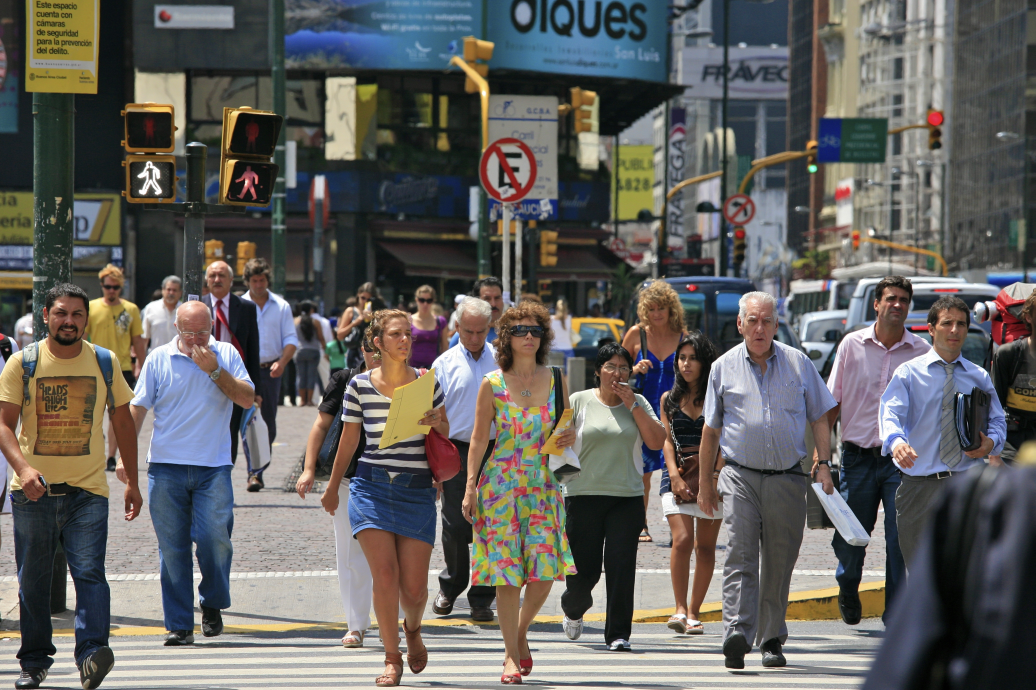
#> input picture CrossWalk.jpg, 4141 x 2760 px (shown at 1/4 size)
$ jupyter execute Pedestrian_Detection.ipynb
#> lines starting #> are read from the running program, lines starting #| are printed output that depends on the picture; after the words box and inside, x2 and y2 are one past the last pixel; in counts of white or black regions, pixels touching at a corner belong together
[cell 1]
from google.colab.patches import cv2_imshow

[cell 2]
import cv2
import imutils

# Initializing the HOG person
# detector
hog = cv2.HOGDescriptor()
hog.setSVMDetector(cv2.HOGDescriptor_getDefaultPeopleDetector())

# Reading the Image
image = cv2.imread('CrossWalk.jpg')
#> image is the input picture: shape (2760, 4141, 3); mean B, G, R 95.2, 97.9, 100

# Resizing the Image
image = imutils.resize(image,
					width=min(400, image.shape[1]))
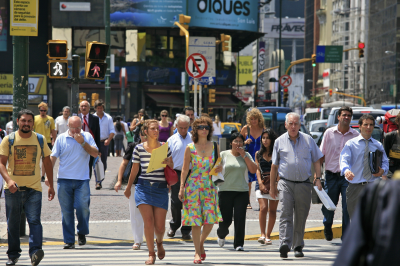
#> image: shape (266, 400, 3); mean B, G, R 95.2, 97.9, 100

# Detecting all the regions in the
# Image that has a pedestrians inside it
(regions, _) = hog.detectMultiScale(image,
									winStride=(4, 4),
									padding=(4, 4),
									scale=1.05)
#> regions = [[14, 88, 65, 130], [35, 99, 81, 161], [200, 124, 72, 142], [253, 92, 86, 172], [138, 92, 85, 170], [294, 90, 88, 174]]

# Drawing the regions in the Image
for (x, y, w, h) in regions:
	cv2.rectangle(image, (x, y),
				(x + w, y + h),
				(0, 0, 255), 2)
#> this loop made 6 passes
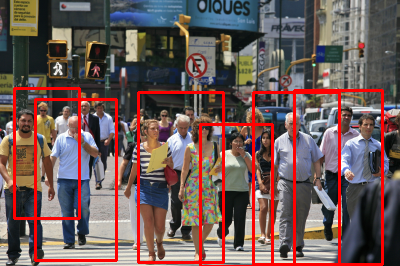
#> image: shape (266, 400, 3); 7.63% of pixels changed, all inside (x1, y1, x2, y2) = (13, 87, 384, 266)

# Showing the output Image
cv2_imshow(image)
cv2.waitKey(0)

cv2.destroyAllWindows()
